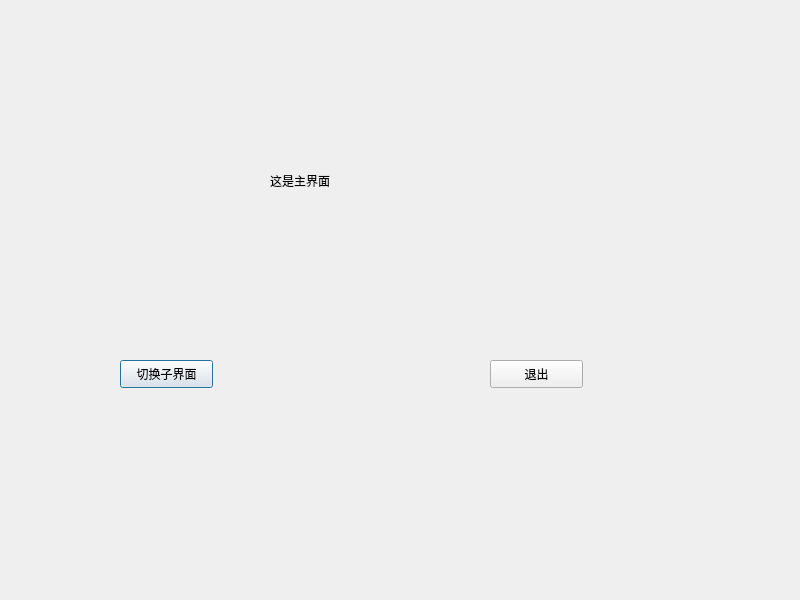
<?xml version="1.0" encoding="UTF-8"?>
<ui version="4.0">
 <class>MainDialog</class>
 <widget class="QDialog" name="MainDialog">
  <property name="geometry">
   <rect>
    <x>0</x>
    <y>0</y>
    <width>800</width>
    <height>600</height>
   </rect>
  </property>
  <property name="windowTitle">
   <string>MainDialog</string>
  </property>
  <widget class="QLabel" name="label">
   <property name="geometry">
    <rect>
     <x>270</x>
     <y>130</y>
     <width>171</width>
     <height>101</height>
    </rect>
   </property>
   <property name="text">
    <string>这是主界面</string>
   </property>
  </widget>
  <widget class="QPushButton" name="switchBtn">
   <property name="geometry">
    <rect>
     <x>120</x>
     <y>360</y>
     <width>93</width>
     <height>28</height>
    </rect>
   </property>
   <property name="text">
    <string>切换子界面</string>
   </property>
  </widget>
  <widget class="QPushButton" name="exitBtn">
   <property name="geometry">
    <rect>
     <x>490</x>
     <y>360</y>
     <width>93</width>
     <height>28</height>
    </rect>
   </property>
   <property name="text">
    <string>退出</string>
   </property>
  </widget>
 </widget>
 <resources/>
 <connections>
  <connection>
   <sender>exitBtn</sender>
   <signal>clicked()</signal>
   <receiver>MainDialog</receiver>
   <slot>reject()</slot>
   <hints>
    <hint type="sourcelabel">
     <x>539</x>
     <y>372</y>
    </hint>
    <hint type="destinationlabel">
     <x>587</x>
     <y>267</y>
    </hint>
   </hints>
  </connection>
 </connections>
</ui>
